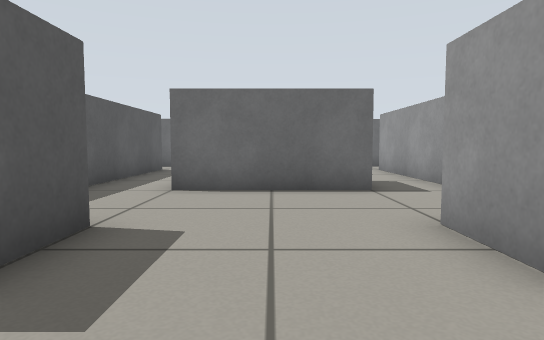
View 1 (above)

24 first-person views from a walk through a robot-simulator world made for Gazebo. The camera is 0.45 m above the floor, tilts 4° down and sees 75° across. The floor is counted in squares, 0.5 m on a side. Each view is taken from the middle of a square. On the plan, view 1 faces up. The plan holds only what a view shows up to about 12 squares ahead; the rest is blank.

View 2
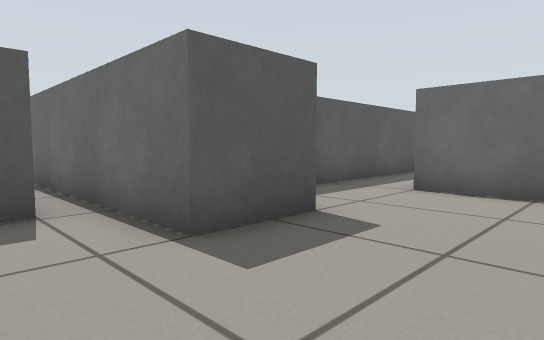

View 3
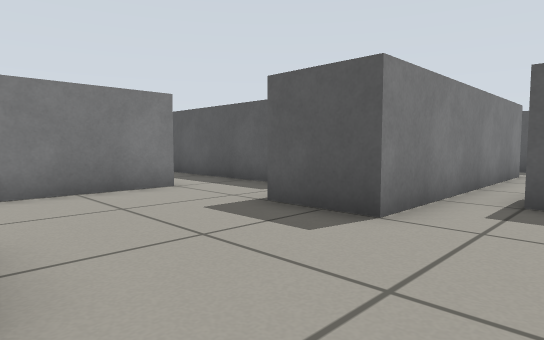

View 4
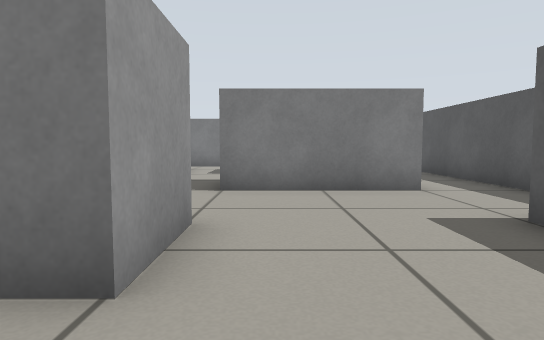

View 5
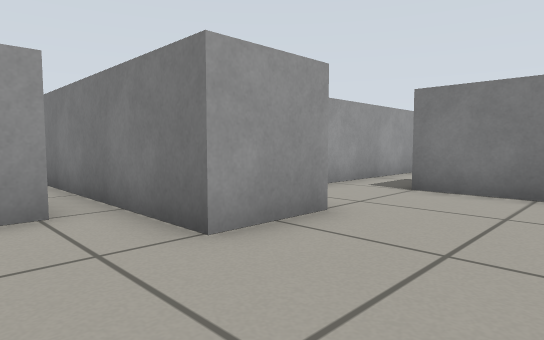

View 6
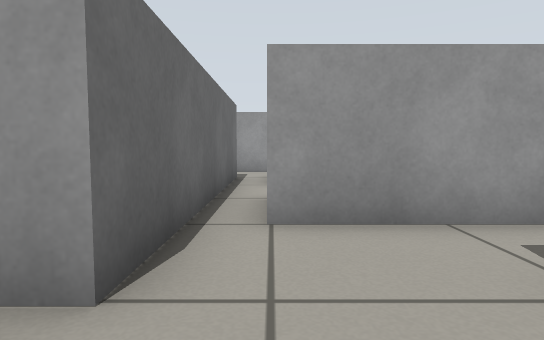

View 7
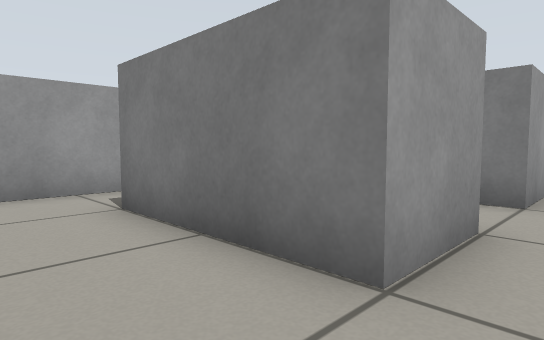

View 8
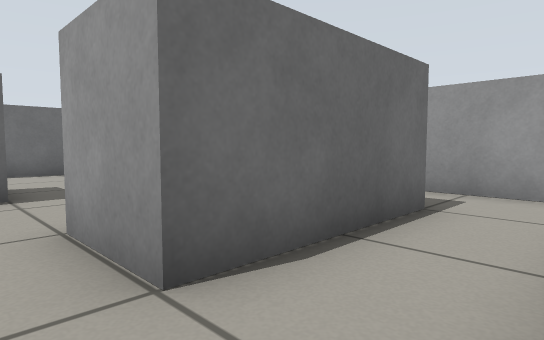

View 9
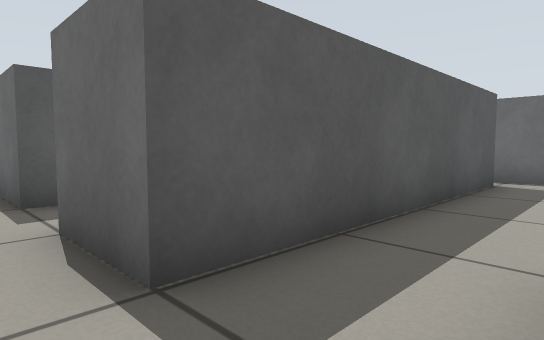

View 10
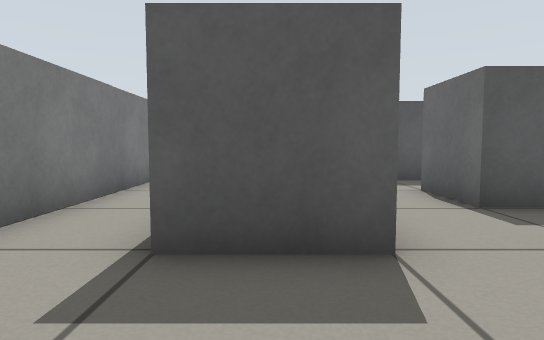

View 11
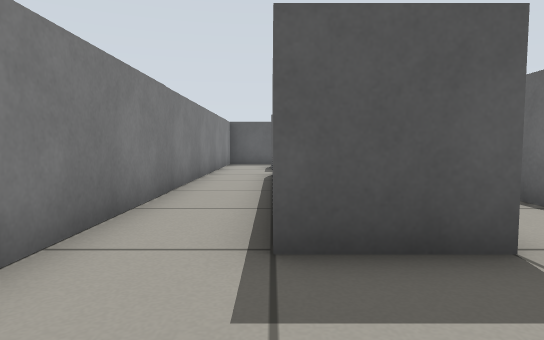

View 12
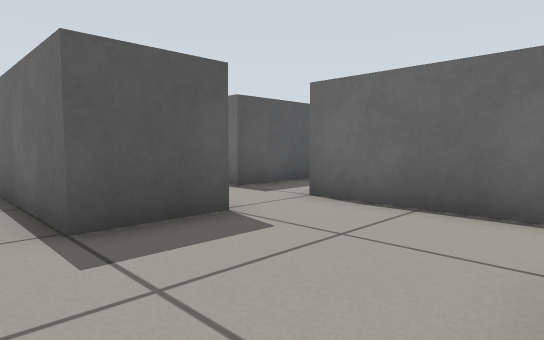

View 13
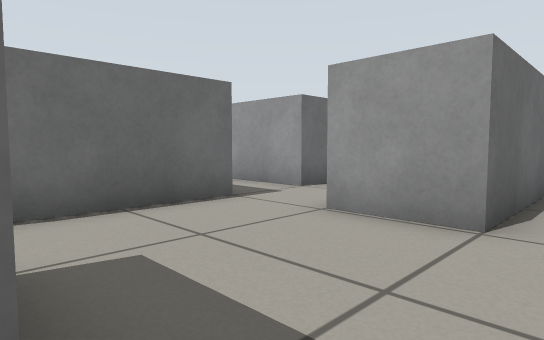

View 14
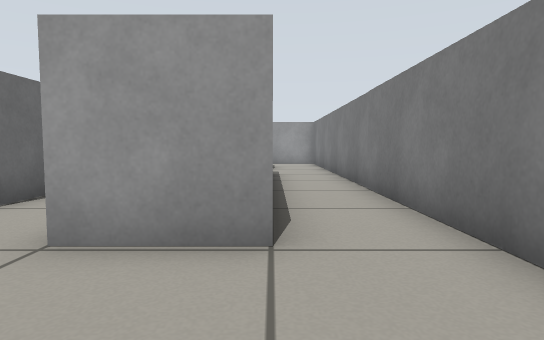

View 15
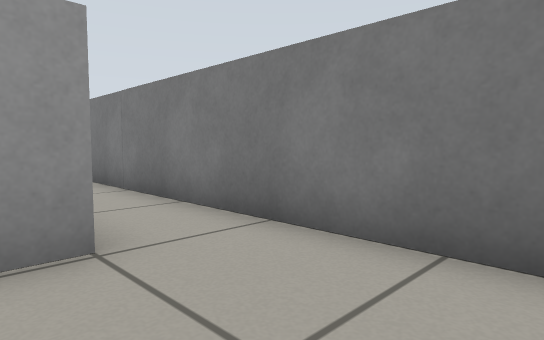

View 16
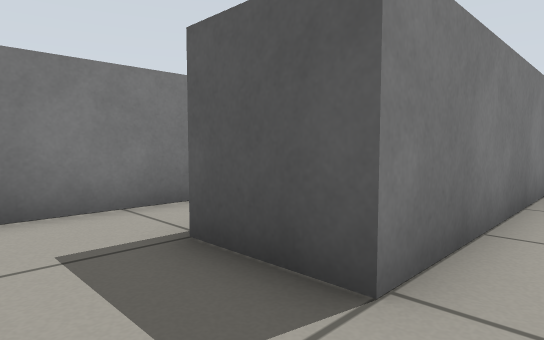

View 17
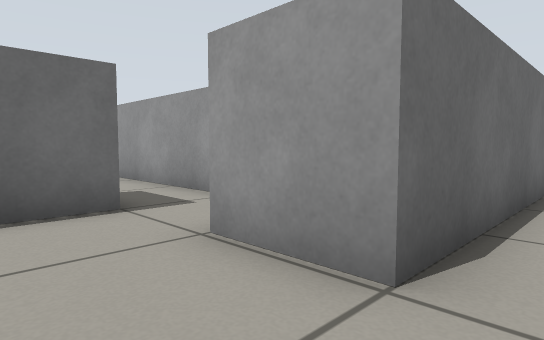

View 18
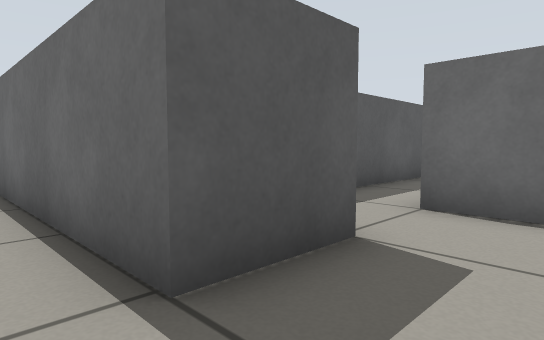

View 19
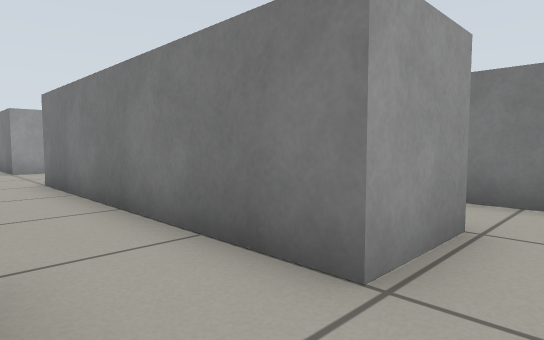

View 20
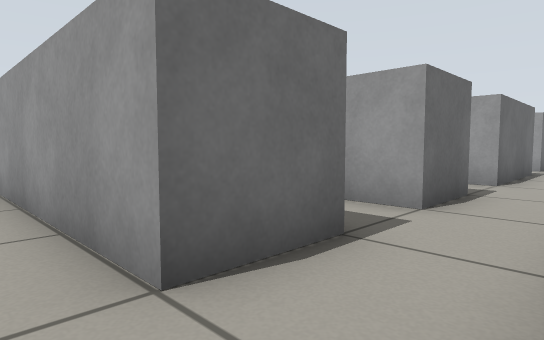

View 21
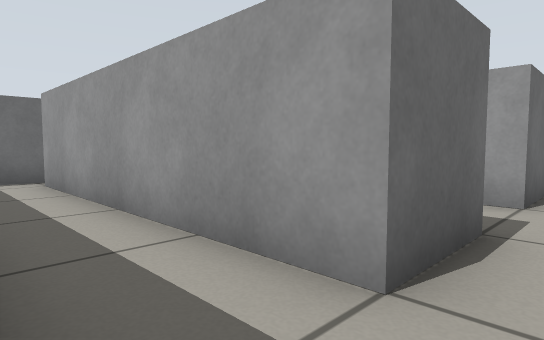

View 22
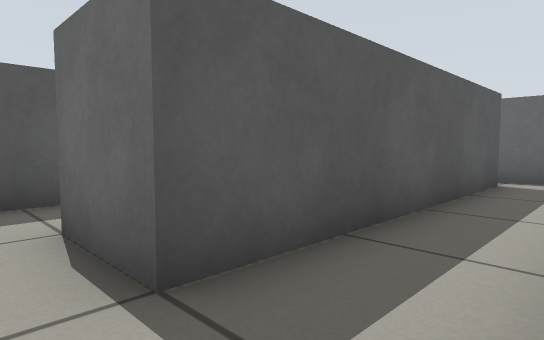

View 23
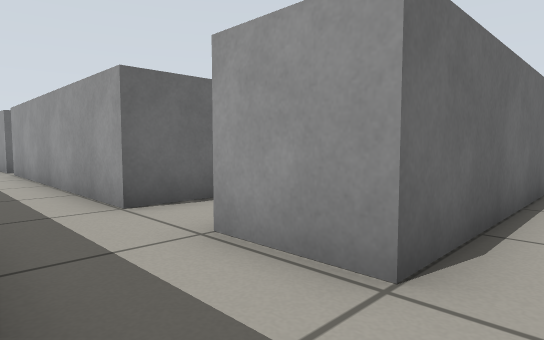

View 24
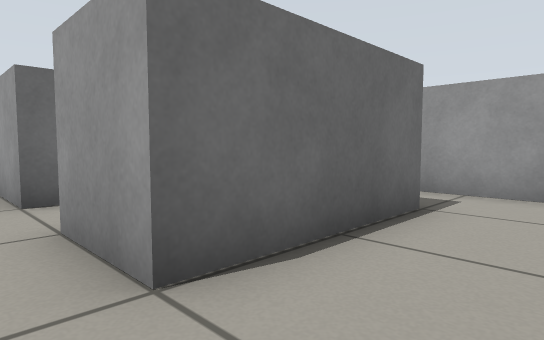

### Floor plan
Key: @ floor where view 1 was taken; . floor; B grey box.
Columns run from 12 left of view 1 to 12 right of it. Each row starts with its distance up from view 1.
 13           B
 12         B B     B
 11         B.B    .B
 10         B..    .B
  9         B.B    .B
  8         B.B    .B
  7         B.BBBBB.B
  6         B.......B
  5         B.......B
  4   BBBBBBBBB...BBBBBBB
  3   B       B...B
  2   BBBBBBBBB...BBBBBBBBB.B
  1   B B.B B.......B      .B
  0   B B.B B...@...B
 -1  .B B.B B.BBBBB.B
 -2  .B B.B B.B    .B
 -3  .B B.B B.BBBBB.B
 -4  .B B.B B.......B
 -5  .B B.B B.BB   .B
 -6  .B B.B B.B    .B
 -7 B.BBB.BBB.BBBBB.BB
 -8  ................
 -9  .BBBBBBBBB...BBB
-10  .B       B...B
-11  .BBBBBBBBB...BBBBBBB
-12 ........................
-13  BBBBBBBBBBBBBBBBBBBBBBB

Where each view was taken, in squares from view 1:
view 1: 0 up, 0 right, facing up
view 2: 0 up, 1 right, facing up-left
view 3: 6 up, 2 right, facing down-left
view 4: 6 up, 1 right, facing down
view 5: 6 up, 1 left, facing down-right
view 6: 1 up, 0 right, facing right
view 7: 1 up, 3 left, facing down-right
view 8: 5 down, 3 left, facing up-right
view 9: 8 down, 2 left, facing up-left
view 10: 10 down, 1 right, facing left
view 11: 11 down, 1 right, facing left
view 12: 12 down, 2 right, facing up-left
view 13: 12 down, 2 left, facing up-right
view 14: 11 down, 1 left, facing right
view 15: 10 down, 1 left, facing down-right
view 16: 8 down, 0 right, facing down-left
view 17: 12 down, 0 right, facing up-right
view 18: 12 down, 0 right, facing up-left
view 19: 7 down, 11 left, facing down-right
view 20: 9 down, 11 left, facing up-right
view 21: 8 down, 8 left, facing up-right
view 22: 8 down, 6 left, facing up-left
view 23: 12 down, 12 left, facing up-right
view 24: 5 up, 3 left, facing up-right
